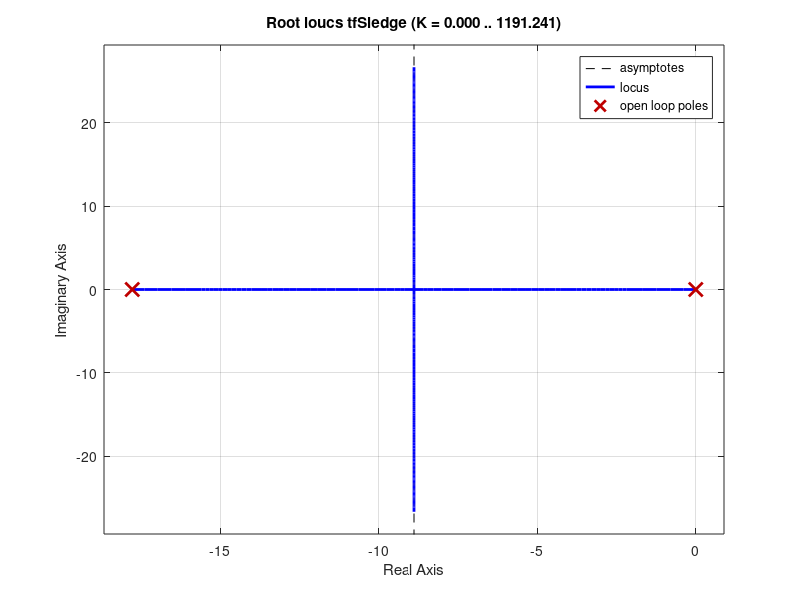

Recreate this plot in MATLAB. (Note: this script raises an error after producing the figure.)
clc;clear;close all;

tfSledge = tf(0.6633, [1 17.78 0.01711]);
tfPend = tf([0.0696 0 0], [0.0147 0.0013 0.6834]);

%%

rlocus(tfSledge)
rltool(tfSledge)

%%
rlocus(tfPend)
help(rlocus)
%%
rltool(tfSledge)

%%

sys = tfPend * tfSledge;

rltool(sys)
